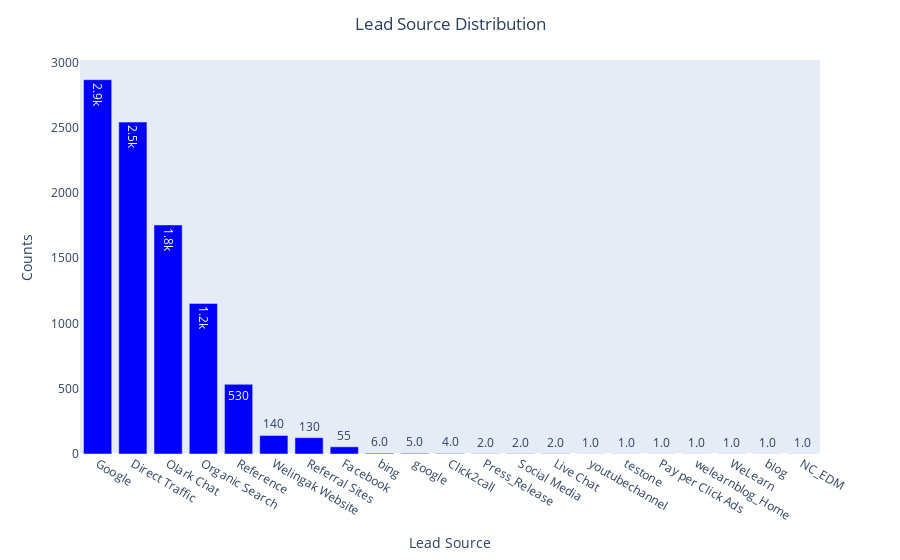

Here is the notebook cell this chart was saved with:
### Code cell
barplot('Lead Source')

### Figure 1 — Plotly figure (JSON) as saved in the notebook; plotly's stock layout.template omitted (floating-point values rounded to 4 significant figures)
{"data": [{"alignmentgroup": "True", "hovertemplate": "x=%{x}<br>y=%{y}<extra></extra>", "legendgroup": "", "marker": {"color": "blue", "pattern": {"shape": ""}}, "name": "", "offsetgroup": "", "orientation": "v", "showlegend": false, "textposition": "auto", "texttemplate": "%{y:.2s}", "type": "bar", "x": ["Google", "Direct Traffic", "Olark Chat", "Organic Search", "Reference", "Welingak Website", "Referral Sites", "Facebook", "bing", "google", "Click2call", "Press_Release", "Social Media", "Live Chat", "youtubechannel", "testone", "Pay per Click Ads", "welearnblog_Home", "WeLearn", "blog", "NC_EDM"], "xaxis": "x", "y": [2868, 2543, 1755, 1154, 534, 142, 125, 55, 6, 5, 4, 2, 2, 2, 1, 1, 1, 1, 1, 1, 1], "yaxis": "y"}], "layout": {"barmode": "relative", "legend": {"tracegroupgap": 0}, "margin": {"t": 60}, "showlegend": false, "title": {"text": "Lead Source Distribution", "x": 0.5}, "xaxis": {"anchor": "y", "domain": [0, 1], "showgrid": false, "title": {"text": "Lead Source"}}, "yaxis": {"anchor": "x", "domain": [0, 1], "showgrid": false, "title": {"text": "Counts"}}}}
